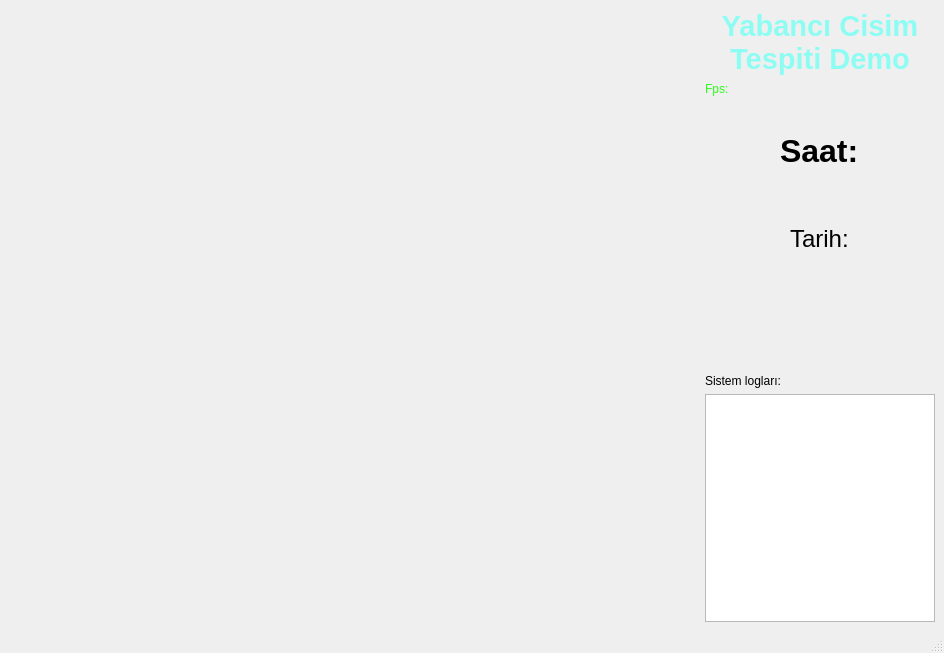
<?xml version="1.0" encoding="UTF-8"?>
<ui version="4.0">
 <class>MainWindow</class>
 <widget class="QMainWindow" name="MainWindow">
  <property name="geometry">
   <rect>
    <x>0</x>
    <y>0</y>
    <width>944</width>
    <height>653</height>
   </rect>
  </property>
  <property name="windowTitle">
   <string>MainWindow</string>
  </property>
  <widget class="QWidget" name="centralwidget">
   <layout class="QHBoxLayout" name="horizontalLayout_2">
    <item>
     <layout class="QHBoxLayout" name="horizontalLayout" stretch="6,2">
      <item>
       <widget class="QLabel" name="pixmap_media">
        <property name="sizePolicy">
         <sizepolicy hsizetype="Preferred" vsizetype="Expanding">
          <horstretch>0</horstretch>
          <verstretch>0</verstretch>
         </sizepolicy>
        </property>
        <property name="focusPolicy">
         <enum>Qt::FocusPolicy::NoFocus</enum>
        </property>
        <property name="layoutDirection">
         <enum>Qt::LayoutDirection::LeftToRight</enum>
        </property>
        <property name="text">
         <string/>
        </property>
        <property name="pixmap">
         <pixmap>../../Desktop/images.png</pixmap>
        </property>
        <property name="scaledContents">
         <bool>true</bool>
        </property>
       </widget>
      </item>
      <item>
       <layout class="QVBoxLayout" name="verticalLayout" stretch="1,0,3,2,3,0,7">
        <item>
         <widget class="QLabel" name="baslik">
          <property name="sizePolicy">
           <sizepolicy hsizetype="Minimum" vsizetype="Minimum">
            <horstretch>0</horstretch>
            <verstretch>0</verstretch>
           </sizepolicy>
          </property>
          <property name="palette">
           <palette>
            <active>
             <colorrole role="WindowText">
              <brush brushstyle="SolidPattern">
               <color alpha="255">
                <red>141</red>
                <green>253</green>
                <blue>244</blue>
               </color>
              </brush>
             </colorrole>
            </active>
            <inactive>
             <colorrole role="WindowText">
              <brush brushstyle="SolidPattern">
               <color alpha="255">
                <red>141</red>
                <green>253</green>
                <blue>244</blue>
               </color>
              </brush>
             </colorrole>
            </inactive>
            <disabled/>
           </palette>
          </property>
          <property name="font">
           <font>
            <family>Liberation Sans</family>
            <pointsize>22</pointsize>
            <bold>true</bold>
            <underline>false</underline>
            <kerning>true</kerning>
           </font>
          </property>
          <property name="layoutDirection">
           <enum>Qt::LayoutDirection::LeftToRight</enum>
          </property>
          <property name="autoFillBackground">
           <bool>true</bool>
          </property>
          <property name="inputMethodHints">
           <set>Qt::InputMethodHint::ImhNone</set>
          </property>
          <property name="frameShadow">
           <enum>QFrame::Shadow::Plain</enum>
          </property>
          <property name="lineWidth">
           <number>1</number>
          </property>
          <property name="text">
           <string>Yabancı Cisim 
Tespiti Demo</string>
          </property>
          <property name="textFormat">
           <enum>Qt::TextFormat::AutoText</enum>
          </property>
          <property name="scaledContents">
           <bool>false</bool>
          </property>
          <property name="alignment">
           <set>Qt::AlignmentFlag::AlignHCenter|Qt::AlignmentFlag::AlignTop</set>
          </property>
         </widget>
        </item>
        <item>
         <widget class="QLabel" name="fps">
          <property name="palette">
           <palette>
            <active>
             <colorrole role="WindowText">
              <brush brushstyle="SolidPattern">
               <color alpha="255">
                <red>44</red>
                <green>253</green>
                <blue>29</blue>
               </color>
              </brush>
             </colorrole>
            </active>
            <inactive>
             <colorrole role="WindowText">
              <brush brushstyle="SolidPattern">
               <color alpha="255">
                <red>44</red>
                <green>253</green>
                <blue>29</blue>
               </color>
              </brush>
             </colorrole>
            </inactive>
            <disabled/>
           </palette>
          </property>
          <property name="autoFillBackground">
           <bool>true</bool>
          </property>
          <property name="text">
           <string>Fps:</string>
          </property>
         </widget>
        </item>
        <item alignment="Qt::AlignmentFlag::AlignHCenter">
         <widget class="QLabel" name="saat">
          <property name="font">
           <font>
            <pointsize>24</pointsize>
            <bold>true</bold>
           </font>
          </property>
          <property name="autoFillBackground">
           <bool>false</bool>
          </property>
          <property name="text">
           <string>Saat:</string>
          </property>
         </widget>
        </item>
        <item alignment="Qt::AlignmentFlag::AlignHCenter">
         <widget class="QLabel" name="tarih">
          <property name="palette">
           <palette>
            <active>
             <colorrole role="Base">
              <brush brushstyle="SolidPattern">
               <color alpha="255">
                <red>47</red>
                <green>45</green>
                <blue>41</blue>
               </color>
              </brush>
             </colorrole>
            </active>
            <inactive>
             <colorrole role="Base">
              <brush brushstyle="SolidPattern">
               <color alpha="255">
                <red>47</red>
                <green>45</green>
                <blue>41</blue>
               </color>
              </brush>
             </colorrole>
            </inactive>
            <disabled/>
           </palette>
          </property>
          <property name="font">
           <font>
            <pointsize>18</pointsize>
           </font>
          </property>
          <property name="text">
           <string>Tarih:</string>
          </property>
         </widget>
        </item>
        <item>
         <spacer name="verticalSpacer">
          <property name="orientation">
           <enum>Qt::Orientation::Vertical</enum>
          </property>
          <property name="sizeHint" stdset="0">
           <size>
            <width>20</width>
            <height>40</height>
           </size>
          </property>
         </spacer>
        </item>
        <item>
         <widget class="QLabel" name="log_basligi">
          <property name="text">
           <string>Sistem logları:</string>
          </property>
         </widget>
        </item>
        <item>
         <widget class="QTextBrowser" name="textBrowser_log"/>
        </item>
       </layout>
      </item>
     </layout>
    </item>
   </layout>
  </widget>
  <widget class="QMenuBar" name="menubar">
   <property name="geometry">
    <rect>
     <x>0</x>
     <y>0</y>
     <width>944</width>
     <height>35</height>
    </rect>
   </property>
  </widget>
  <widget class="QStatusBar" name="statusbar"/>
 </widget>
 <resources/>
 <connections/>
</ui>
